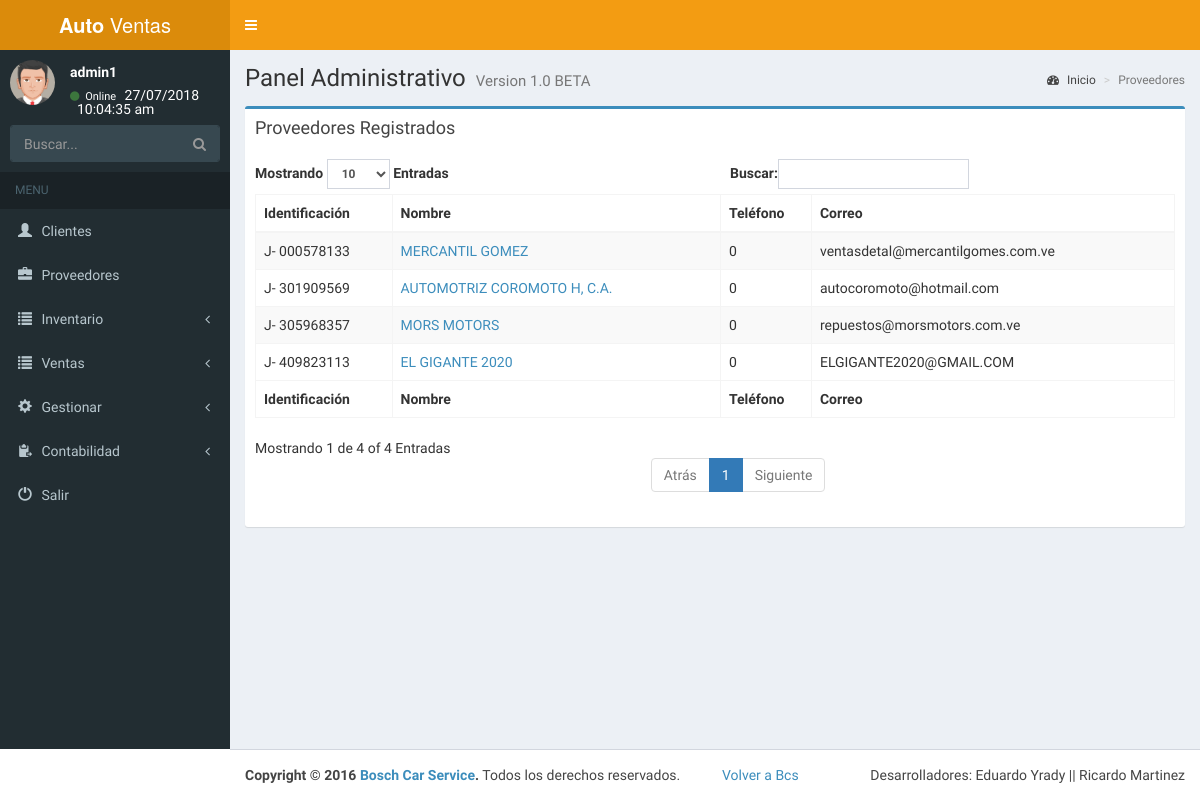
Page /admin/proveedores.php (signed in) on the earlier database version.
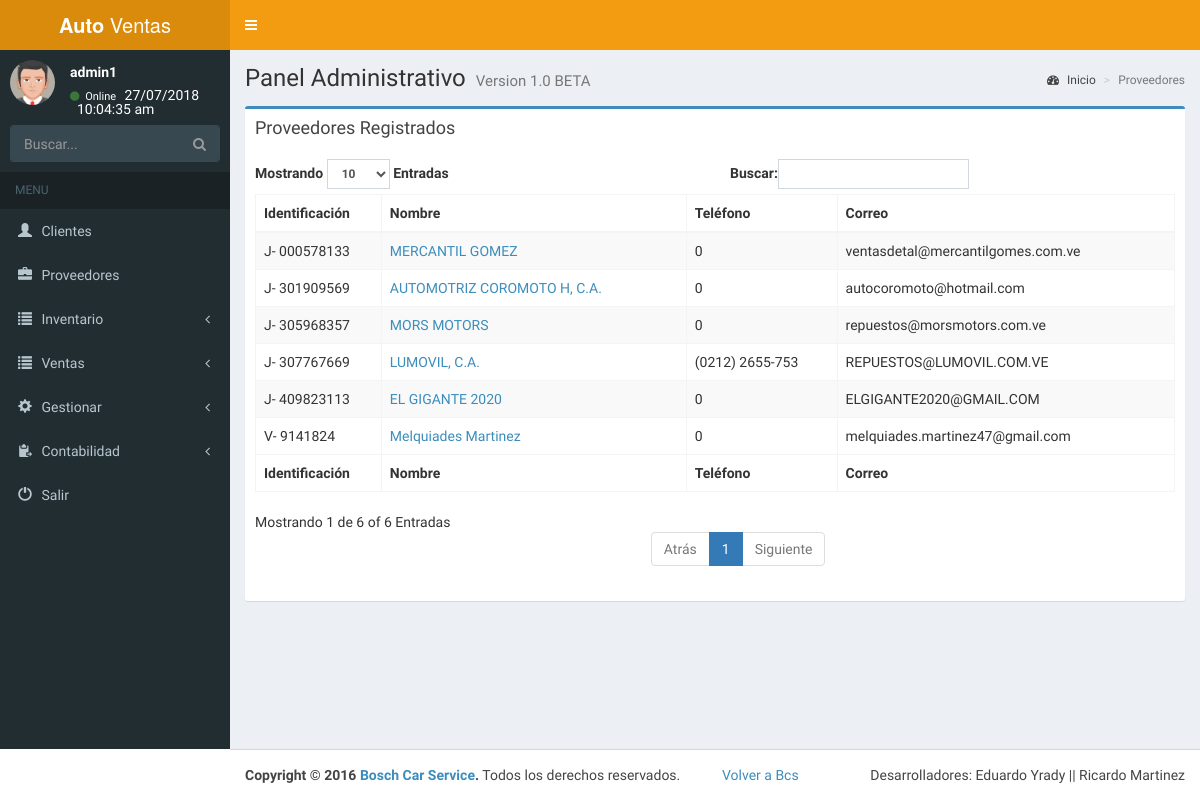
Same page on the later database version.
### tables this page shows
CREATE TABLE `proveedor` (
  `id_proveedor` int(11) NOT NULL,
  `id_tipo` int(11) NOT NULL,
  `rif` varchar(12) NOT NULL,
  `nombre` varchar(140) NOT NULL,
  `telf` varchar(15) NOT NULL,
  `direccion` longtext NOT NULL,
  `correo` varchar(40) NOT NULL,
  `observacion` longtext NOT NULL,
  `habilitado` int(11) NOT NULL
);

### admin/conexion.php (called while the page is built, shortened)
<?php session_start();
function cons($var){
$ret= mysqli_query($_SESSION['conexion_database'],$var) or die(mysqli_error($_SESSION['conexion_database']));
return $ret;
}
?>

### admin/proveedores.php (the view, shortened to what this page needs)
<?php include("menu.php");
?>
  <div class="content-wrapper">
    <section class="content-header">
      <h1>
        Panel Administrativo
        <small>Version 1.0 BETA</small>
      </h1>
      <ol class="breadcrumb">
        <li><a href="index.php"><i class="fa fa-dashboard"></i> Inicio</a></li>
        <li class="active">Proveedores</li>
      </ol>
    </section>
    <section class="content">
<?php
if(isset($_SESSION['ingreso'])){
$consulta=("SELECT * FROM proveedor WHERE habilitado=0");
		  $s=cons($consulta);
      $consult=("SELECT * FROM tipo");
      $d=cons($consult);
      $ti=array();
      while($fg=mysqli_fetch_array($d)){
        $ti[$fg['id_tipo']]=$fg['nombre'];
      }
		  if(mysqli_num_rows($s)<=0){
			echo alerta("No hay ningun proveedor registrado");
		  }else{
 echo '<div class="box box-primary with-border">
            <div class="box-header">
              <h3 class="box-title">Proveedores Registrados</h3>
            </div>
            <div class="box-body">
              <table id="example1" class="table table-bordered table-striped">
                <thead>
                <tr>
                  <th>Identificaci&oacute;n</th>
                  <th>Nombre</th>
                  <th>Tel&eacute;fono</th>
                  <th>Correo</th>
                </tr>
                </thead>
                <tbody id="prep">
               ';
                 while($row=mysqli_fetch_array($s)){
			  echo ' <tr>
                  <td>'.$ti[$row['id_tipo']].'- '.$row['rif'].'</td>
                  <td> <a href="perfil_proveedor.php?id='.$row['id_proveedor'].'">'.$row['nombre'].'</a></td>
                  <td>'.$row['telf'].'</td>
                  <td>'.$row['correo'].'</td>
                </tr> ';
			  }
			   echo ' </tbody>
                <tfoot>
                <tr>
                   <th>Identificaci&oacute;n</th>
                  <th>Nombre</th>
                  <th>Tel&eacute;fono</th>
                  <th>Correo</th>
                </tr>
                </tfoot>
              </table>
            </div>
          </div>';
		  }
?>
</section>
</div>
    <?php
}
include("footer.php");
?>

### admin/menu.php (shortened to what this page needs)
<?php $conectar=TRUE; include("conexion.php");?><!DOCTYPE html>
<html>
<head>
  <link rel="stylesheet" href="bootstrap/css/bootstrap.min.css">
  <link rel="stylesheet" href="bootstrap/fonts/font-awesome.min.css">
  <link rel="stylesheet" href="https://cdnjs.cloudflare.com/ajax/libs/font-awesome/4.5.0/css/font-awesome.min.css">
  <link rel="stylesheet" href="dist/ionicons.min.css">
  <link rel="stylesheet" href="https://cdnjs.cloudflare.com/ajax/libs/ionicons/2.0.1/css/ionicons.min.css">
  <link rel="stylesheet" href="dist/css/AdminLTE.min.css">
  <link rel="stylesheet" href="dist/css/skins/skin-yellow.min.css">
</head>
<body class="hold-transition skin-yellow sidebar-mini">
<div class="wrapper">
  <header class="main-header">
    <a href="index.php" class="logo">
      <span class="logo-lg"><b>Auto</b> Ventas</span>
    </a>
    <nav class="navbar navbar-static-top" role="navigation">
      <a href="#" class="sidebar-toggle" data-toggle="offcanvas" role="button">
      </a>
    </nav>
  </header>
  <aside class="main-sidebar">
    <section class="sidebar">
      <div class="user-panel">
        <div class="pull-left image">
          <img src="dist/img/avatar5.png" class="img-circle" alt="User Image">
        </div>
        <div class="pull-left info">
          <p><?php echo $_SESSION['nombre'];?></p>
          <a href="#"><i class="fa fa-circle text-success"></i> Online</a>
          <?php
          $datelog=date('d/m/Y');
          $timelog=date('h:i:s a');
          echo $datelog."<br>&nbsp;&nbsp;".$timelog;
           ?>
        </div>
      </div>
      <form id="buscador" method="get" class="sidebar-form" action="buscar.php">
        <div class="input-group">
          <input type="text" name="dato" class="form-control" placeholder="Buscar..." required="required">
              <span class="input-group-btn">
                <button type="submit" name="search" id="search-btn" class="btn btn-flat" data-toggle="modal" data-target="#myModal2"><i class="fa fa-search"></i>
                </button>
              </span>
        </div>
      </form>
      <ul class="sidebar-menu">
        <li class="header">MENU</li>
        <li class="treeview">
          <a href="registrar_cliente.php"><i class="glyphicon glyphicon-user"></i> <span>Clientes</span>
          </a>
        </li>
        <li class="treeview2">
          <a href="proveedores.php"><i class="glyphicon glyphicon-briefcase"></i> <span>Proveedores</span>
          </a>
        </li>
        <li class="treeview2">
          <a href="#">
            <i class="glyphicon glyphicon-list"></i> <span>Inventario</span>
            <span class="pull-right-container">
              <i class="fa fa-angle-left pull-right"></i>
            </span>
          </a>
        </li>
            <li class="treeview2">
          <a href="#">
            <i class="glyphicon glyphicon-list"></i> <span>Ventas</span>
            <span class="pull-right-container">
              <i class="fa fa-angle-left pull-right"></i>
            </span>
          </a>
        </li>
        <li class="treeview2">
          <a href="#">
            <i class="glyphicon glyphicon-cog"></i> <span>Gestionar</span>
            <span class="pull-right-container">
              <i class="fa fa-angle-left pull-right"></i>
            </span>
          </a>
        </li>
        <li class="treeview2">
          <a href="#">
            <i class="glyphicon glyphicon-paste"></i> <span>Contabilidad</span>
            <span class="pull-right-container">
              <i class="fa fa-angle-left pull-right"></i>
            </span>
          </a>
        </li>
        <li><a href="salir.php"><i class="glyphicon glyphicon-off"></i> <span>Salir</span></a></li>
      </ul>
    </section>
  </aside>

### admin/footer.php (shortened to what this page needs)
  </div>
  <footer class="main-footer">
    <div class="pull-right hidden-xs">
      Desarrolladores: Eduardo Yrady || Ricardo Martinez
    </div>
    <strong>Copyright &copy; 2016 <a href="#">Bosch Car Service</a>.</strong> Todos los derechos reservados.&nbsp;&nbsp;&nbsp;&nbsp;&nbsp;&nbsp;&nbsp;&nbsp;&nbsp;&nbsp;&nbsp;&nbsp;<a href="../../bcs/index.php" class="">Volver a Bcs</a>
  </footer>
</body>
</html>

Differences in the rows shown:
added proveedor: id_tipo "V", rif "9141824", nombre "Melquiades Martinez", telf "0", correo "melquiades.martinez47@gmail.com"
added proveedor: id_tipo "J", rif "307767669", nombre "LUMOVIL, C.A.", telf "(0212) 2655-753", correo "REPUESTOS@LUMOVIL.COM.VE"
Other differences:
text written by a page script: "Mostrando Entradas Buscar: Mostrando 1 de 4 of 4 Entradas Atrás 1 Siguiente" → "Mostrando Entradas Buscar: Mostrando 1 de 6 of 6 Entradas Atrás 1 Siguiente"
